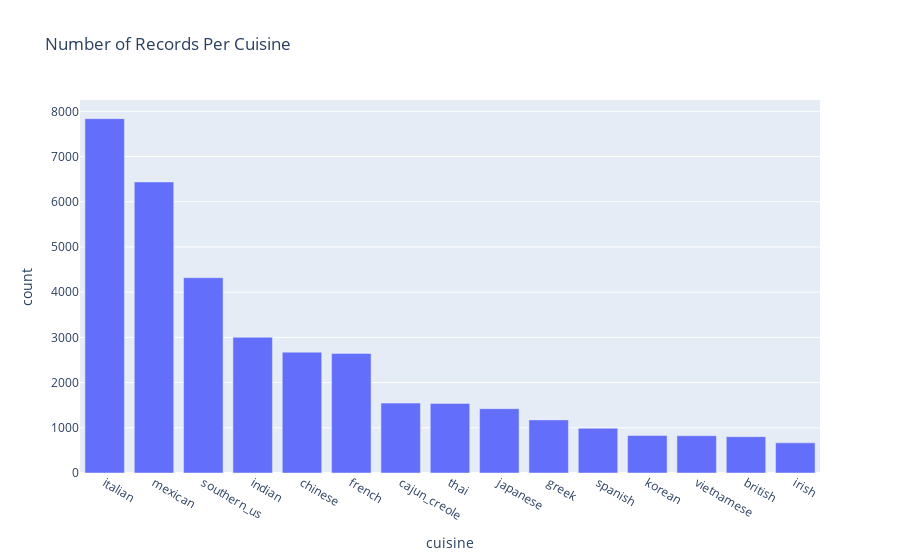

Source (notebook cell):
### Code cell
fig = px.bar(summary, y ='count', x ='cuisine', title = 'Number of Records Per Cuisine')
fig.show()

### Figure 1 — Plotly figure (JSON) as saved in the notebook; plotly's stock layout.template omitted (floating-point values rounded to 4 significant figures)
{"data": [{"alignmentgroup": "True", "hovertemplate": "cuisine=%{x}<br>count=%{y}<extra></extra>", "legendgroup": "", "marker": {"color": "#636efa"}, "name": "", "offsetgroup": "", "orientation": "v", "showlegend": false, "textposition": "auto", "type": "bar", "x": ["italian", "mexican", "southern_us", "indian", "chinese", "french", "cajun_creole", "thai", "japanese", "greek", "spanish", "korean", "vietnamese", "british", "irish"], "xaxis": "x", "y": [7838, 6438, 4320, 3003, 2673, 2646, 1546, 1539, 1423, 1175, 989, 830, 825, 804, 667], "yaxis": "y"}], "layout": {"barmode": "relative", "legend": {"tracegroupgap": 0}, "title": {"text": "Number of Records Per Cuisine"}, "xaxis": {"anchor": "y", "domain": [0, 1], "title": {"text": "cuisine"}}, "yaxis": {"anchor": "x", "domain": [0, 1], "title": {"text": "count"}}}}
